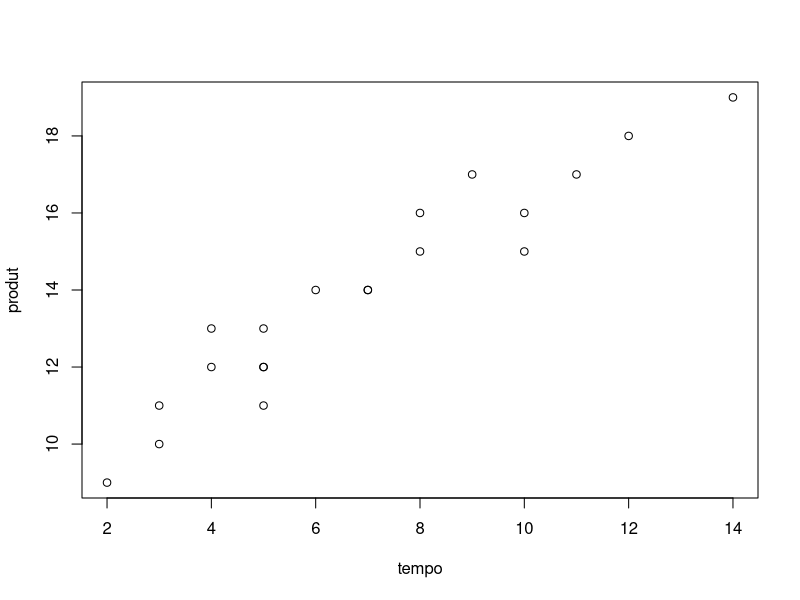
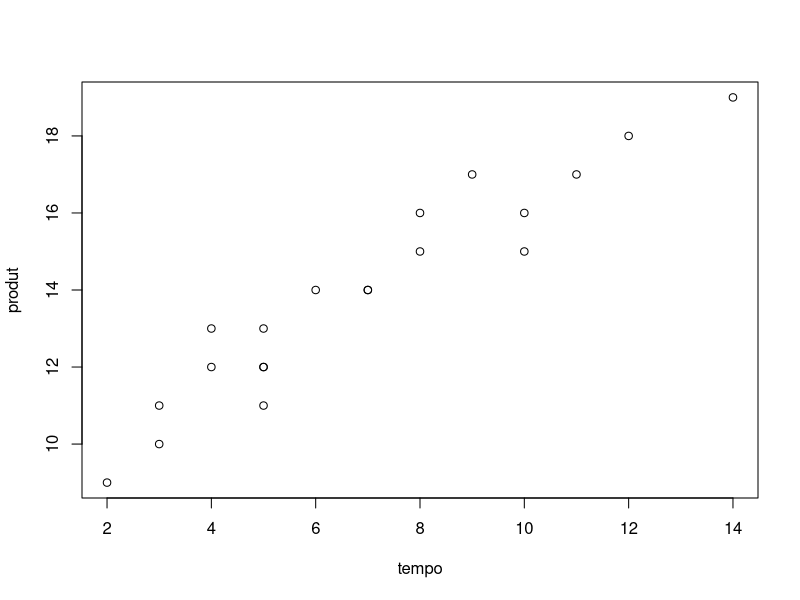
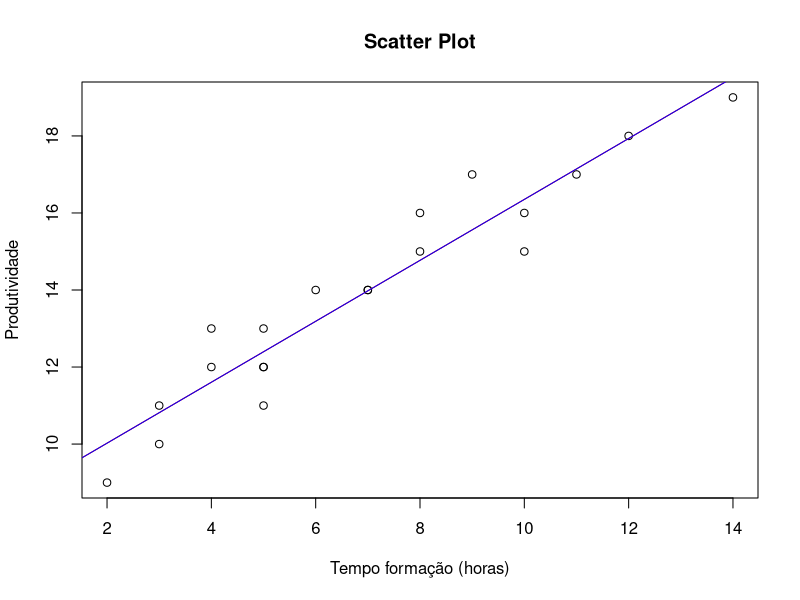

The R source for these figures, in order:
#CP3,exercício5

produt <- c(15,12,14,18,13,10,16,11,17,19,14,12,15,11,13,16,17,9,12,14)
tempo <- c(10,5,7,12,4,3,8,5,9,14,6,4,8,3,5,10,11,2,5,7)

#Criar um data frame
dados <- data.frame(tempo, produt)

#verificar se é um data frame
is.data.frame(dados)

#Gráfico de dispersão (scatter plot)
plot(dados)

#ou
plot(tempo, produt)

#Gráfico com título e legendas
plot(tempo, produt, main = "Scatter Plot", xlab = "Tempo formação (horas)", 
     ylab = "Produtividade")

#ajusta uma regressão linear simples (tempo como variável dependente 
# e produtividade como variável independente)
lm_model <- lm(produt~tempo)

#adiciona a recta de regressão ao gráfico
abline(lm_model, col = "red")
abline(lm_model, col = "blue")

#Coeficiente de correlação de Pearson (variáveis 2 quantitativas)
cor(produt, tempo)
cor(tempo, produt)
round(cor(produt, tempo),2)


#Coeficiente de correlação de Spearman (variáveis 2 quantitativas,
# ou 2 ordinais, ou 1 quantitativa e outra ordinal)

cor(produt, tempo, method = "spearman")




